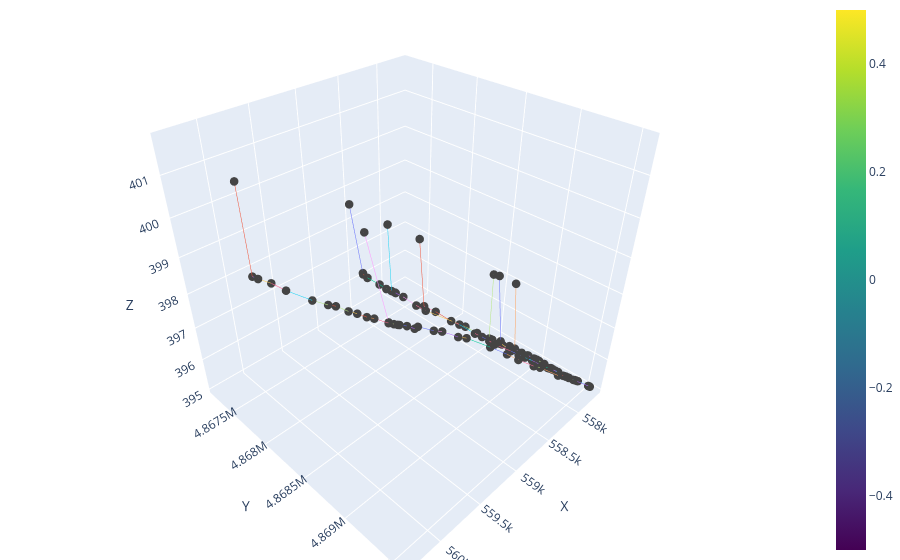

Write notebook code for a chart like this one.
### Code cell
network.plot_3D_network(node_color = 'is_bad', edge_color = 'is_bad')
